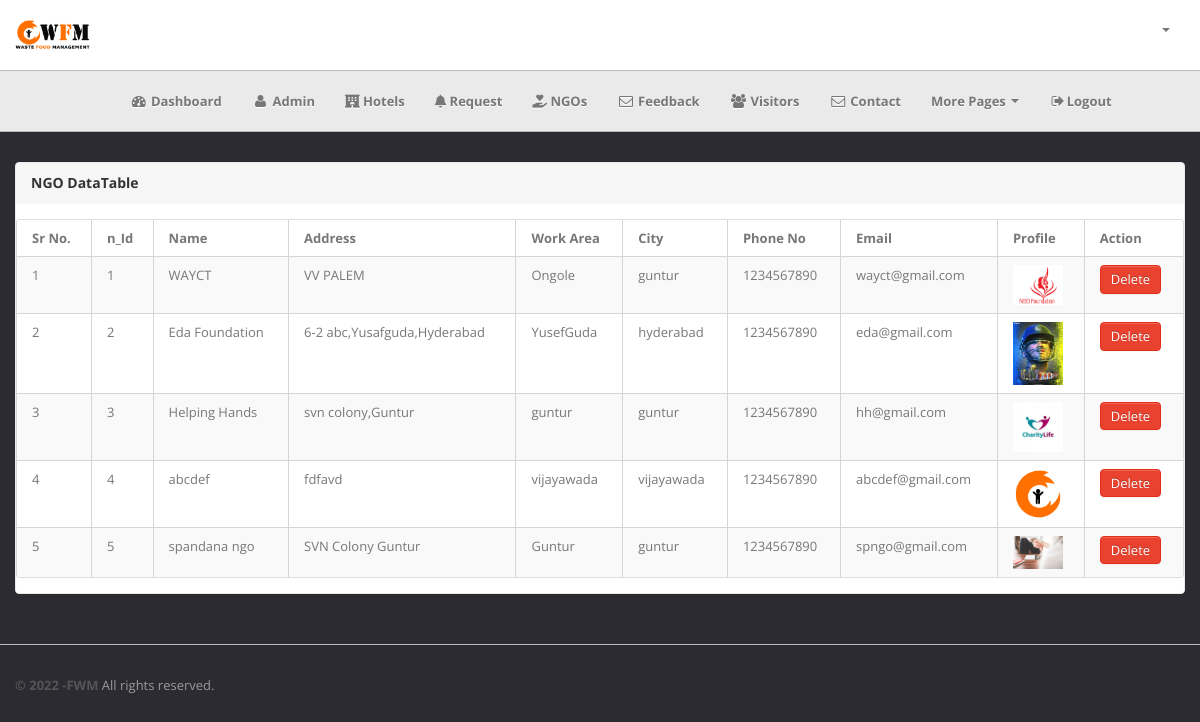
/admin/index.php?page=ngo_list (signed in), run on the app's committed database.
### tables this page shows
CREATE TABLE `ngo` (
  `n_id` int(20) NOT NULL,
  `n_email` varchar(20) NOT NULL,
  `n_password` varchar(20) NOT NULL,
  `n_name` varchar(20) NOT NULL,
  `n_address` varchar(50) NOT NULL,
  `n_city` varchar(30) NOT NULL,
  `n_workarea` varchar(30) NOT NULL,
  `n_phoneNo` int(20) NOT NULL,
  `n_profile` blob NOT NULL,
  `n_status` varchar(50) NOT NULL,
  `ngo_id` int(20) NOT NULL
);

### admin/middlepage/ngo_list.php (the view)
<div class="span12">
    <div class="content">
        <div class="module">
            <div class="module-head">
                <h3>
                    NGO DataTable</h3>
            </div>
            <div class="module-body table">
                <table cellpadding="0" cellspacing="0" border="0" class="datatable-1 table table-bordered table-striped  display"
                    width="100%">
                 <thead>
                <tr>
                    <th>Sr No.</th>
                    <th>n_Id</th>
                    <th>Name</th>
                    <th>Address</th>
                    <th>Work Area</th>
                    <th>City</th>
                    <th>Phone No</th>
                    <th>Email</th>
                    <th>Profile</th>
                    <th>Action</th>
                </tr>
            </thead>
            <tbody>
                <?php
                $i=1;
                    $sel="SELECT * FROM `ngo`";
                    $qry=mysqli_query($con,$sel);
                    while($row=mysqli_fetch_array($qry)){
                 ?>
                <tr class="odd gradeX">
                    <td><?php echo $i; ?></td>
                    <td><?php echo $row['n_id'];?></td>
                    <td><?php echo $row['n_name']; ?></td>
                    <td><?php echo $row['n_address']; ?></td>
                    <td><?php echo $row['n_workarea']; ?></td>
                    <td><?php echo $row['n_city']; ?></td>
                    <td><?php echo $row['n_phoneNo']; ?></td>
                    <td><?php echo $row['n_email']; ?></td>
                    <td><img src="<?php echo 'upload/ngo/'.$row['n_profile']; ?>" height="50" width="50"></td>
                    <td>
                        <a href="index.php?page=ngo_action&action=delete&ngo_id=<?php echo $row['n_id']; ?>" class="btn btn-danger">Delete</a></td>
                </tr>
                <?php $i++; }?>
            </tbody>
                 </table>
            </div>
        </div>
    </div>
</div>

### admin/index.php (shortened to what this page needs)
<!DOCTYPE html>
<html lang="en">
<head>
    <head>
        <link type="text/css" href="bootstrap/css/bootstrap.min.css" rel="stylesheet">
        <link type="text/css" href="bootstrap/css/bootstrap-responsive.min.css" rel="stylesheet">
        <link type="text/css" href="css/theme.css" rel="stylesheet">
        <link type="text/css" href="images/icons/css/font-awesome.css" rel="stylesheet">
        <link rel="stylesheet" href="https://use.fontawesome.com/releases/v5.8.1/css/all.css">
    </head>
    <body style="background-color:#2d2b32;">
   <?php include('template/header.php');?>
        <div class="wrapper">
            <div class="container">
                <div class="row">
             <?php
                 @$page=$_REQUEST['page'];
                if($page!='' && file_exists("middlepage/".$page.'.php') )
                {
                include("middlepage/".$page.'.php');
                }else{
                    echo "Page Is Not Found";
                }
         ?>
                </div>
            </div>
       </div>
                   <?php include('template/footer.php');?>
    </body>

### admin/template/header.php (shortened to what this page needs)
<div class="navbar navbar-fixed-top">
       <div class="navbar-inner">
           <div class="container">
                   <a class="brand" href="index.php"><img src="images/WFM.jpg" style="height: 30px;"></a>
               <div class="nav-collapse collapse navbar-inverse-collapse">
                   <ul class="nav pull-right">
                       <li class="nav-user dropdown"><a href="#" class="dropdown-toggle" data-toggle="dropdown">
                           <b class="caret"></b></a>
                       </li>
                   </ul>
               </div>
           </div>
       </div>
       <div class="navbar-inner" style="background-color:#EAEAEA;">
              <div class="container "  >
                 <div class="nav-collapse collapse navbar-inverse-collapse" >
                   <ul class="nav" >
                     <li style=" margin-left:100px;">
                       <a href="index.php">
                           <i class="menu-icon icon-dashboard"></i>
                         Dashboard
                       </a>
                     </li>
                     <li >
                       <a href="index.php?page=admin_list">
                           <i class="menu-icon icon-user"></i>
                           Admin
                       </a>
                     </li>
                     <li>
                       <a href="index.php?page=hotel_list">
                           <i class="fas fa-hotel"></i>
                           Hotels
                       </a>
                     </li>
                     <li>
                       <a href="index.php?page=request_list">
                           <i class="fas fa-bell"></i>
                            Request
                       </a>
                     </li>
                     <li>
                       <a href="index.php?page=ngo_list">
                           <i class="fas fa-hand-holding-heart"></i>
                           NGOs
                       </a>
                     </li>
                     <li>
                       <a href="index.php?page=feedback_list">
                           <i class="menu-icon icon-envelope"></i>
                           Feedback
                       </a>
                     </li>
                     <li>
                       <a href="index.php?page=visitor_list">
                           <i class="menu-icon icon-group"></i>
                            Visitors
                       </a>
                     </li>
                     <li>
                       <a href="index.php?page=contact_list">
                           <i class="menu-icon icon-envelope"></i>
                           Contact
                       </a>
                     </li>
                       <li class="dropdown"><a href="#" class="dropdown-toggle" data-toggle="dropdown">More Pages
                           <b class="caret"></b>
                         </a>
                       </li>
                           <li ><a href="index.php?page=logout"><i class="menu-icon icon-signout"></i>Logout </a></li>
                   </ul>
                </div>
           </div>
       </div>
   </div>

### admin/template/footer.php
<div class="footer">
           <div class="container">
               <b class="copyright">&copy; 2022 -FWM    </b>All rights reserved.
           </div>
       </div>

### admin/css/theme.css (style rules this page uses)
body { font-size: 13px; font-family: 'Open Sans', Arial, sans-serif; background: #fff; color: #777 }
h1, h2, h3, h4, h5, h6 { color: #333; margin-top: 0 }
h3 { font-size: 20px }
strong, b { color: #555 }
.wrapper { border-bottom: 1px solid #bbb; -webkit-box-shadow: 0 1px 2px rgba(0,0,0,0.1); -moz-box-shadow: 0 1px 2px rgba(0,0,0,0.1); box-shadow: 0 1px 2px rgba(0,0,0,0.1); padding: 30px 0 }
.footer { color: #999; padding: 30px 0 60px }
body [class^="icon-"], body [class*=" icon-"] { font-size: 14px; line-height: 20px; height: 20px }
.module { background: #fff; -webkit-border-radius: 3px; -moz-border-radius: 3px; border-radius: 3px; border: 1px solid #ccc; border-bottom-color: #bbb; -webkit-box-shadow: 0 0 1px rgba(0,0,0,0.2); -moz-box-shadow: 0 0 1px rgba(0,0,0,0.2); box-shadow: 0 0 1px rgba(0,0,0,0.2); margin-bottom: 30px }
.navbar { position: static!important; margin: 0!important }
.navbar .navbar-inner { background: #fff; border-bottom: 1px solid #bbb; -webkit-box-shadow: 0 1px 2px rgba(0,0,0,0.15); -moz-box-shadow: 0 1px 2px rgba(0,0,0,0.15); box-shadow: 0 1px 2px rgba(0,0,0,0.15) }
.navbar .brand { color: #333; font-weight: bold; font-size: 20px; margin-right: 20px; padding: 20px }
.navbar .nav>li>a { padding: 20px 15px; font-weight: bold; color: #777 }
.nav-user>a { height: 20px }
.btn, .btn-box { -webkit-border-radius: 3px; -moz-border-radius: 3px; border-radius: 3px }
.btn { font-size: 13px; font-weight: 600 }
.btn { display: inline-block; margin-bottom: 0; font-weight: 400; text-align: center; vertical-align: middle; cursor: pointer; background-image: none; border: 1px solid transparent; white-space: nowrap; padding: 4px 10px; font-size: 13px; line-height: 1.42857; border-radius: 4px; -webkit-user-select: none; -moz-user-select: none; -ms-user-select: none; user-select: none }
.btn-danger { color: #fff; background-color: #e9422e; border-color: #e52e18 }
.table { margin-bottom: 0 }
.table th, .table td { border-color: #d5d5d5!important }
.table-bordered thead:first-child tr:first-child>th:first-child, .table-bordered tbody:first-child tr:first-child>td:first-child { -webkit-border-top-left-radius: 2px; -moz-border-radius-topleft: 2px; border-top-left-radius: 2px }
.table-bordered thead:first-child tr:first-child>th:last-child, .table-bordered tbody:first-child tr:first-child>td:last-child { -webkit-border-top-right-radius: 2px; -moz-border-radius-topright: 2px; border-top-right-radius: 2px }
.table-bordered thead:last-child tr:last-child>th:first-child, .table-bordered tbody:last-child tr:last-child>td:first-child, .table-bordered tfoot:last-child tr:last-child>td:first-child { -webkit-border-bottom-left-radius: 2px; -moz-border-radius-bottomleft: 2px; border-bottom-left-radius: 2px }
.table-bordered thead:last-child tr:last-child>th:last-child, .table-bordered tbody:last-child tr:last-child>td:last-child, .table-bordered tfoot:last-child tr:last-child>td:last-child { -webkit-border-bottom-right-radius: 2px; -moz-border-radius-bottomright: 2px; border-bottom-right-radius: 2px }
.module { box-shadow: 0 0 3px rgba(0,0,0,.1); border-color: #e9e9e9; margin-bottom: 20px; background-color: #fff; border-radius: 4px; -webkit-box-shadow: 0 1px 1px rgba(0,0,0,.05); box-shadow: 0 1px 1px rgba(0,0,0,.05); }
.module-head { color: #767676; background-color: #f6f6f6; border-color: #e9e9e9; padding: 10px 15px; border-bottom: 1px solid transparent; border-top-right-radius: 3px; border-top-left-radius: 3px; }
.module-head h3 { font-size: 14px; line-height: 20px; height: 20px; margin: 0 }
.module-body { padding: 15px }
.module-body.table { padding: 15px 0 }
.module-body.table .table th, .module-body.table .table td { padding-left: 15px; padding-right: 15px }

### data on the page
ngo: n_id "1", n_name "WAYCT", n_address "VV PALEM", n_workarea "Ongole", n_city "guntur", n_phoneNo "1234567890", n_email "wayct@gmail.com", n_profile (picture)
ngo: n_id "2", n_name "Eda Foundation", n_address "6-2 abc,Yusafguda,Hyderabad", n_workarea "YusefGuda", n_city "hyderabad", n_phoneNo "1234567890", n_email "eda@gmail.com", n_profile (picture)
ngo: n_id "3", n_name "Helping Hands", n_address "svn colony,Guntur", n_workarea "guntur", n_city "guntur", n_phoneNo "1234567890", n_email "hh@gmail.com", n_profile (picture)
ngo: n_id "4", n_name "abcdef", n_address "fdfavd", n_workarea "vijayawada", n_city "vijayawada", n_phoneNo "1234567890", n_email "abcdef@gmail.com", n_profile (picture)
ngo: n_id "5", n_name "spandana ngo", n_address "SVN Colony Guntur", n_workarea "Guntur", n_city "guntur", n_phoneNo "1234567890", n_email "spngo@gmail.com", n_profile (picture)
